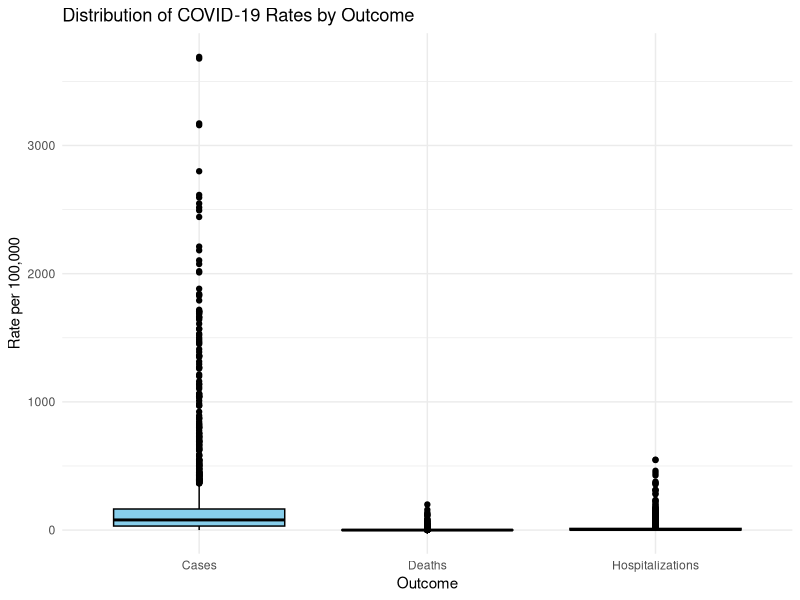
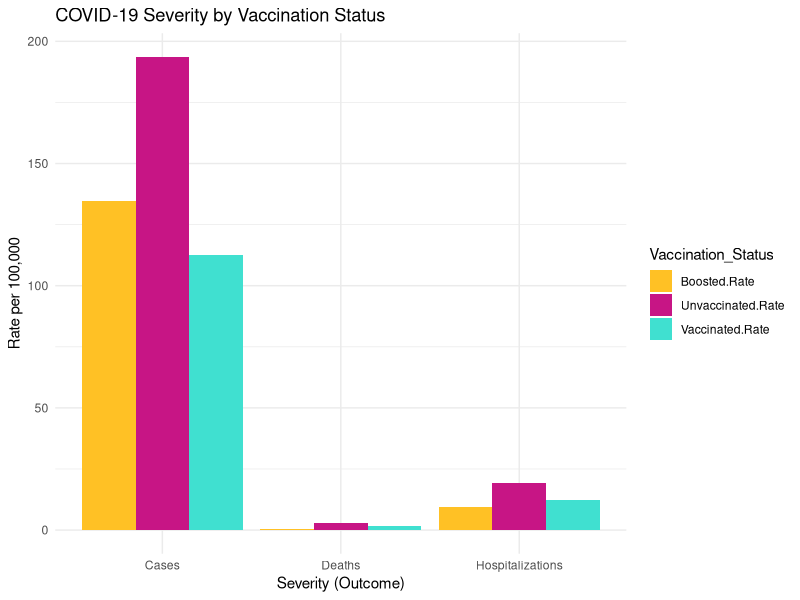

Generate these figures, in order, with R:
## ---- chunk 1
options(repos = c(CRAN = "https://cran.rstudio.com/"))
install.packages(c("knitr", "ggplot2", "dplyr", "tidyr"))
library(knitr)
library(ggplot2)
library(dplyr)
library(tidyr)

covid_data <- read.csv("COVID-19_Outcomes_by_Vaccination_Status_-_Historical.csv")

covid_long <- covid_data |>
  pivot_longer(cols = c(Unvaccinated.Rate, Vaccinated.Rate, Boosted.Rate),
               names_to = "Vaccination_Status",
               values_to = "Rate")

covid_summary <- covid_long |>
  group_by(Outcome) |>
  summarise(
    Min = min(Rate, na.rm = TRUE),
    Q1 = quantile(Rate, 0.25, na.rm = TRUE),
    Median = median(Rate, na.rm = TRUE),
    Mean = mean(Rate, na.rm = TRUE),
    Q3 = quantile(Rate, 0.75, na.rm = TRUE),
    Max = max(Rate, na.rm = TRUE),
    .groups = "drop")

kable(covid_summary, caption = "Summary of COVID-19 Rates by Outcome", digits = 2)

ggplot(covid_long, aes(x = Outcome, y = Rate)) +
  geom_boxplot(fill = "skyblue", color = "black") +
  labs(title = "Distribution of COVID-19 Rates by Outcome",
       x = "Outcome",
       y = "Rate per 100,000") +
  theme_minimal()

## ---- chunk 2
options(repos = c(CRAN = "https://cran.rstudio.com/"))
install.packages("ggplot2")
library(ggplot2)
library(dplyr)
library(tidyr)
library(knitr)

covid_long <- covid_data |>
  pivot_longer(cols = c(Unvaccinated.Rate, Vaccinated.Rate, Boosted.Rate),
names_to = "Vaccination_Status",
values_to = "Rate")

covid_long <- covid_long |>
  filter(Outcome %in% c("Hospitalizations", "Cases", "Deaths"))

covid_summary <- covid_long |>
  group_by(Outcome, Vaccination_Status) |>
  summarize(Rate = mean(Rate, na.rm = TRUE), .groups = "drop")

kable(covid_summary, 
      col.names = c("Outcome", "Vaccination Status", "Average Rate per 100,000"),
      caption = "Summary of COVID-19 Rates by Vaccination Status and Outcome")

ggplot(covid_summary, aes(x = Outcome, y = Rate, fill = Vaccination_Status)) +
  geom_bar(stat = "identity", position = "dodge") +
  labs(title = "COVID-19 Severity by Vaccination Status",
       x = "Severity (Outcome)",
       y = "Rate per 100,000") +
  theme_minimal() +
  scale_fill_manual(values = 
                      c("Unvaccinated.Rate" = "mediumvioletred", 
                        "Vaccinated.Rate" = "turquoise", 
                        "Boosted.Rate" = "goldenrod1"))

## ---- chunk 3
library(dplyr)
library(tidyr)

covid_long$Vaccination_Status <- as.factor(covid_long$Vaccination_Status)
covid_long$Vaccination_Status <- relevel(covid_long$Vaccination_Status, ref = "Unvaccinated.Rate")

vacc_status_model <- lm(Rate ~ Vaccination_Status, data = covid_long)

summary(vacc_status_model)

